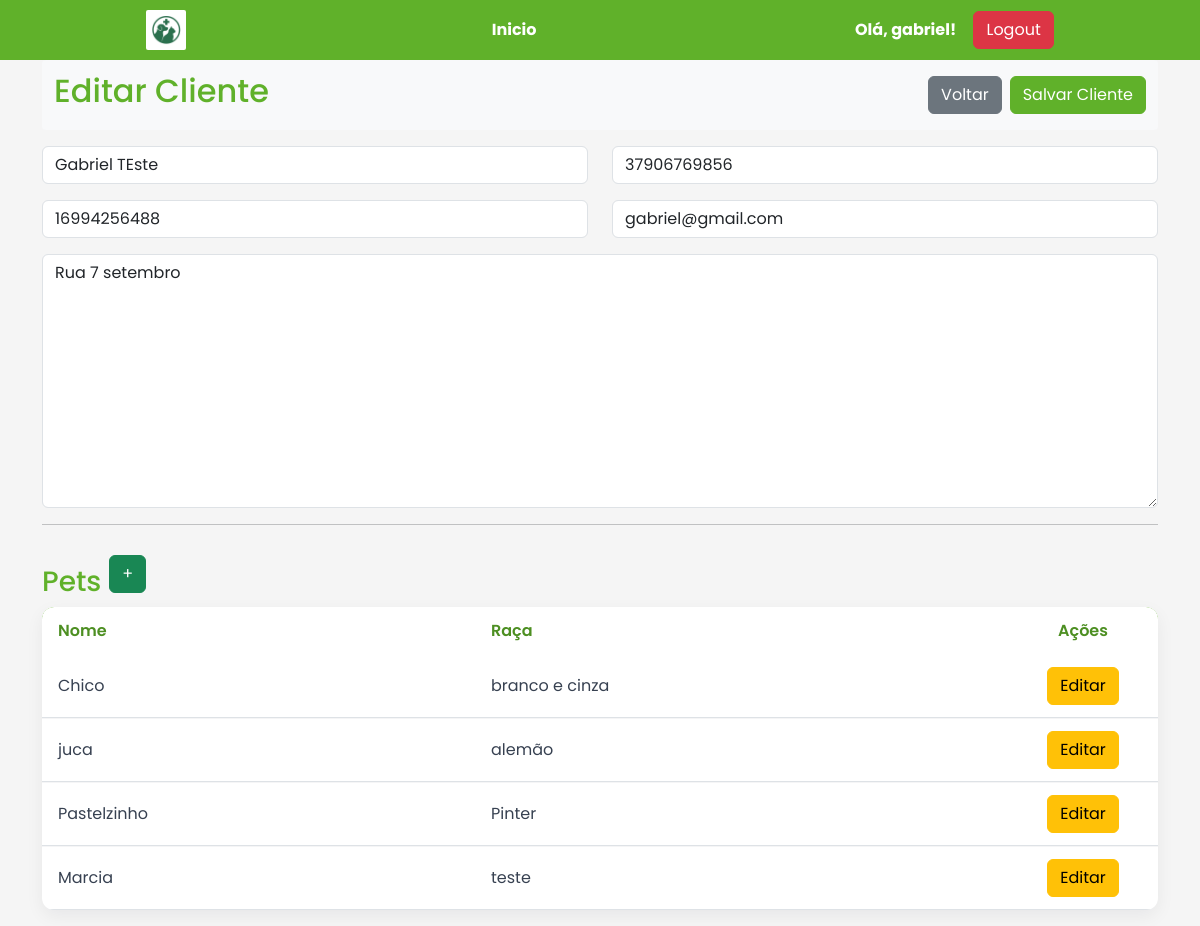
The page /clientes/1/edit/ (signed in) on the database as committed earlier.
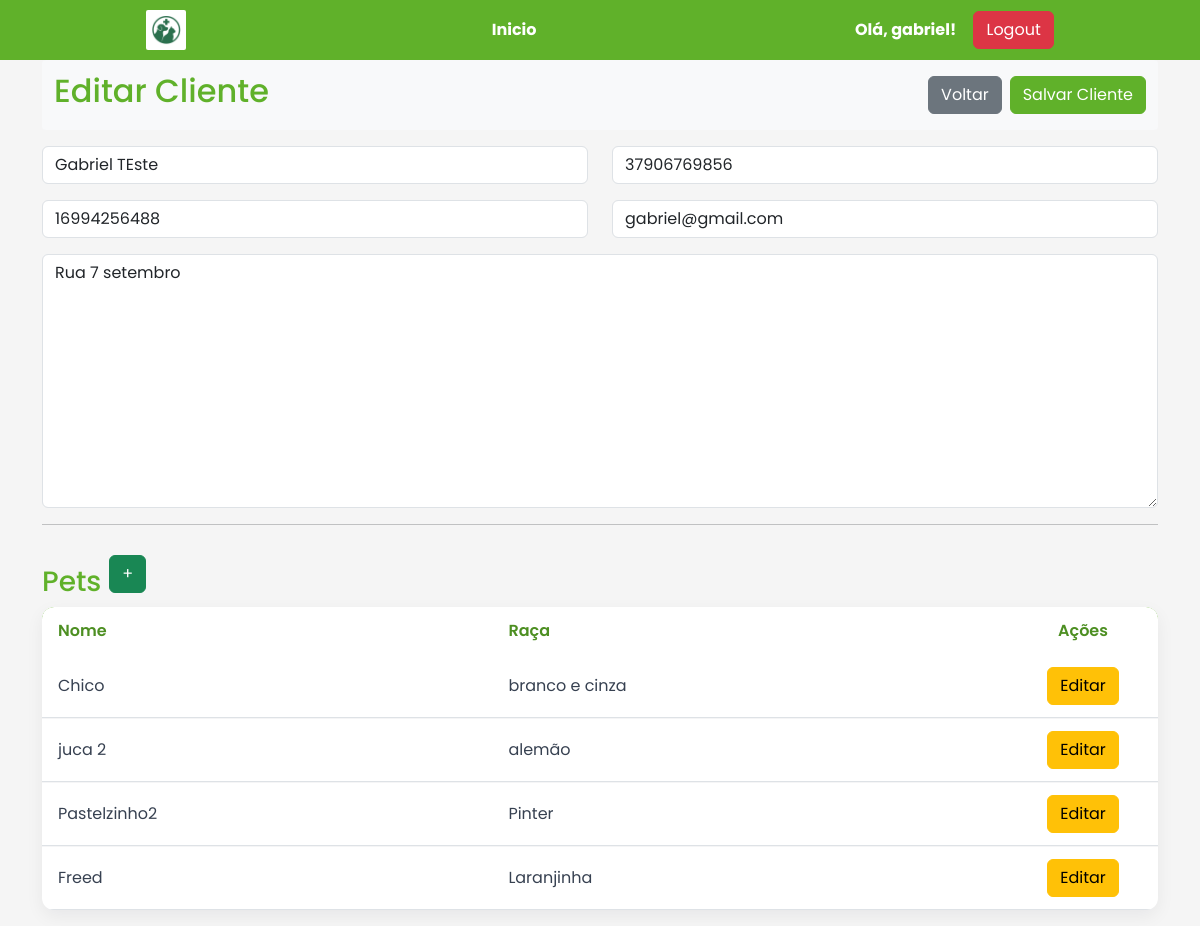
The same page on the database as committed later.
### core/models.py (models this page shows, shortened)
class Animal(models.Model):
    ESPECIES = [
        ('C', 'Cachorro'),
        ('G', 'Gato'),
        ('O', 'Outros'),
    ]
    nome = models.CharField(max_length=100)
    especie = models.CharField(max_length=1, choices=ESPECIES)
    raca = models.CharField(max_length=100)
    idade = models.PositiveIntegerField(null=True, blank=True)
    peso = models.DecimalField(max_digits=5, decimal_places=2, null=True, blank=True)
    dono = models.ForeignKey(Cliente, on_delete=models.CASCADE, related_name='animais')

### core/views.py (the view)
# urls.py: path('clientes/<int:pk>/edit/', views.edit_cliente, name='edit_cliente'),
@login_required(login_url='login')
def edit_cliente(request, pk):
    cliente = get_object_or_404(Cliente, pk=pk)
    animais = cliente.animais.all()
    form_pet = AnimalForm()
    if request.method == 'POST':
        form = ClienteForm(request.POST, instance=cliente)
        if form.is_valid():
            form.save()
            return redirect('lista_clientes')
    else:
        form = ClienteForm(instance=cliente)
        forms_pet = {}
        for animal in animais:
            forms_pet[animal.id] = AnimalForm(instance=animal)
        print(forms_pet)
    return render(request, 'cliente/edit_cliente.html', {
        'form': form,
        'cliente': cliente,
        'animais': animais,
        'form_pet': form_pet, # Add Pet
        'forms_pet': forms_pet # Edit Pet
        })

### core/forms.py (shortened to what this page needs)
class ClienteForm(forms.ModelForm):
    class Meta:
        model = Cliente
        fields = ['nome', 'cpf', 'telefone', 'email', 'endereco']
    def __init__(self, *args, **kwargs):
        super().__init__(*args, **kwargs)
        for field in self.fields.values():
            field.widget.attrs.update({'class': 'form-control'})

class AnimalForm(forms.ModelForm):
    class Meta:
        model = Animal
        fields = ['nome', 'especie', 'raca', 'idade', 'peso']
        widgets = {
            'nome': forms.TextInput(attrs={'class': 'form-control'}),
            'idade': forms.NumberInput(attrs={'class': 'form-control'}),
            'especie': forms.Select(attrs={'class': 'form-select'}),
            'raca': forms.TextInput(attrs={'class': 'form-control'}),
            'peso': forms.NumberInput(attrs={'class': 'form-control'}),
        }

### core/templatetags/custom_tags.py (called while the page is built)
@register.filter
def get_item(dictionary, key):
    return dictionary.get(key)

### templates/cliente/edit_cliente.html (shortened to what this page needs)
{% extends 'base.html' %}
{% load custom_tags %}
{% block content %}
<form method="post">
     <div class="page-header">
        <h2 class="page-title">Editar Cliente</h2>
        <div class="d-flex align-items-center gap-2">
            <button type="button" onclick="window.history.back()" class="btn btn-secondary">Voltar</button>
            <button type="submit" class="btn btn-primary">Salvar Cliente</button>
        </div>
    </div>
    <div class="row">
        <div class="col-md-6 mb-3">
            {{ form.nome }}
        </div>
        <div class="col-md-6 mb-3">
            {{ form.cpf }}
        </div>
        <div class="col-md-6 mb-3">
            {{ form.telefone }}
        </div>
        <div class="col-md-6 mb-3">
            {{ form.email }}
        </div>
    </div>
    {{ form.endereco }}
    <hr>
</form>
<div class="d-flex align-items-center gap-2">
    <h3 class="page-title mt-4">Pets</h3>
    <button type="button" class="btn btn-success"
        data-bs-toggle="modal" data-bs-target="#animalModal">
        +
    </button>
</div>
<table class="table" id="animalTable">
    <thead>
        <tr>
            <th>Nome</th>
            <th>Raça</th>
            <th class="table-actions">Ações</th>
        </tr>
    </thead>
    <tbody>
    {% for animal in animais %}
        <tr data-animal-id="{{ animal.id }}">
            <td>{{ animal.nome }}</td>
            <td>{{ animal.raca }}</td>
            <td class="text-center">
                <button type="button"
                        class="btn btn-warning"
                        data-bs-toggle="modal"
                        data-bs-target="#animalEditModal{{ animal.id }}">
                    Editar
                </button>
            </td>
        </tr>
{% endfor %}
</table>
{% endblock %}

Rows that differ between the two databases and show on the page:
removed Animal: nome "Marcia", raca "teste"
changed Animal "alemão": nome "juca" → "juca 2"
changed Animal "Pinter": nome "Pastelzinho" → "Pastelzinho2"
added Animal: nome "Freed", raca "Laranjinha"
